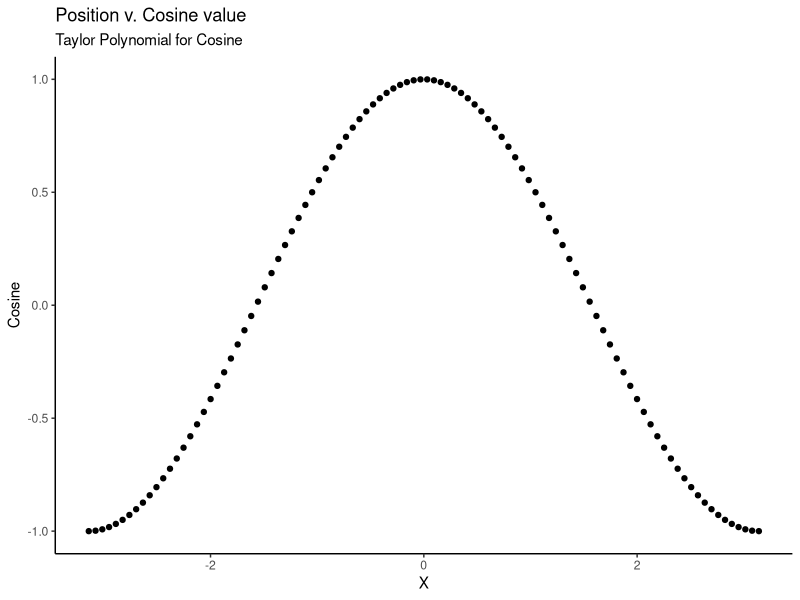
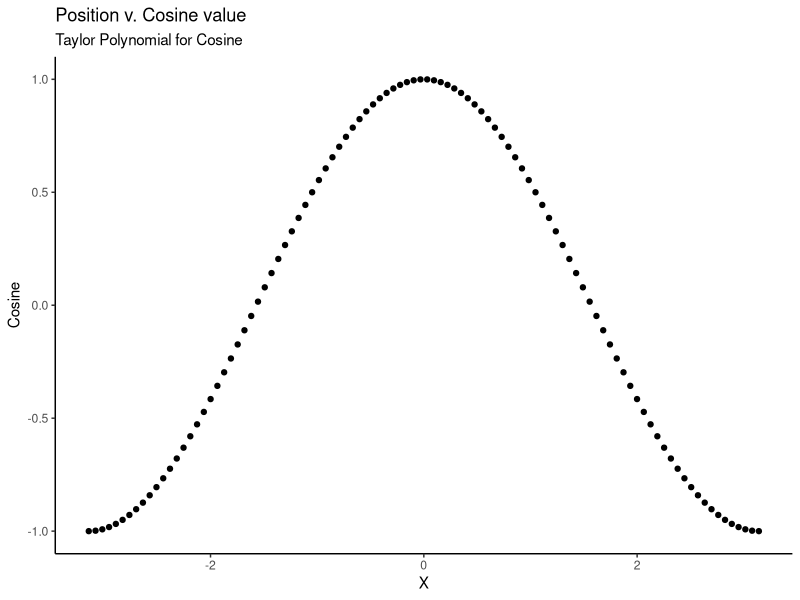

These figures' R source, in order:
## ---- chunk 1
knitr::opts_chunk$set(echo = F)
library(dplyr)
library(tidyverse)
library(ggplot2)
library(readr)
library(skimr)

ex1 <- read_csv("kinematics_data.csv") %>% rename("time" = "# Time Data", "lin" = "X Data", "quad" = "Y Data")
ex2 <- read_csv("quantum_data.csv") %>% rename("Position" = "# X Data", "Wavefunction" = "Psi Data")
ex3 <- read_csv("taylor_data.csv") %>% rename("X" = "# X Data", "Cosine" = "Cosine Data")
## ---- chunk 2
ex3 %>% ggplot(aes(x= X, y = Cosine)) +
  geom_point() + theme_classic() +
  labs(title = "Position v. Cosine value", subtitle = "Taylor Polynomial for Cosine")

ggsave("ex3_cos.png", plot = last_plot())

